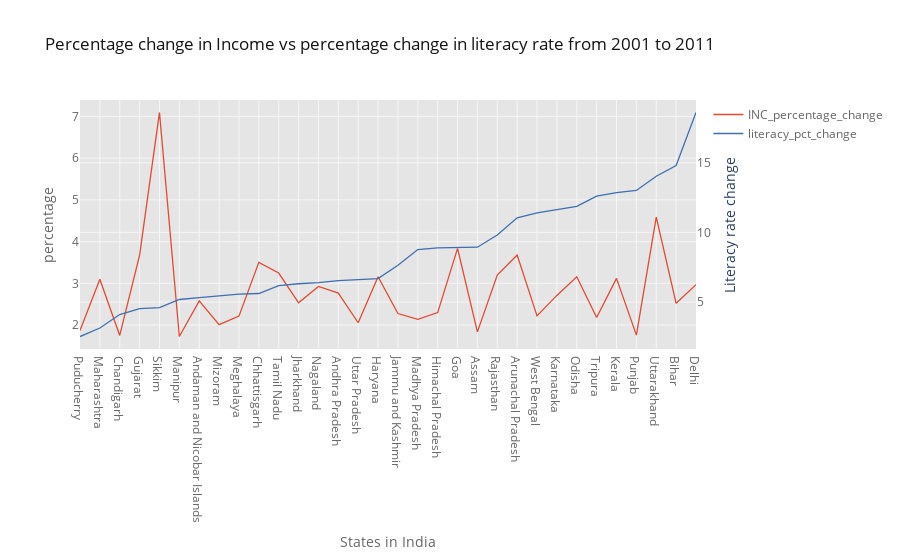

Notebook code cell kept with this figure:
### Code cell
# sorting and ploting percentage change in Literacy rate

df1.sort_values(by='literacy_pct_change').iplot(kind='line',x='States_Union Territories',y='INC_percentage_change',
                                               secondary_y='literacy_pct_change',secondary_y_title='Literacy rate change',
                                               title='Percentage change in Income vs percentage change in literacy rate from 2001 to 2011',
                                                yTitle='percentage',xTitle = 'States in India')

### Figure 1 — Plotly figure (JSON) as saved in the notebook; plotly's stock layout.template omitted (floating-point values rounded to 4 significant figures)
{"data": [{"line": {"color": "rgba(226, 74, 51, 1.0)", "dash": "solid", "shape": "linear", "width": 1.3}, "mode": "lines", "name": "INC_percentage_change", "text": "", "type": "scatter", "x": ["Puducherry", "Maharashtra", "Chandigarh", "Gujarat", "Sikkim", "Manipur", "Andaman and Nicobar Islands", "Mizoram", "Meghalaya", "Chhattisgarh", "Tamil Nadu", "Jharkhand", "Nagaland", "Andhra Pradesh", "Uttar Pradesh", "Haryana", "Jammu and Kashmir", "Madhya Pradesh", "Himachal Pradesh", "Goa", "Assam", "Rajasthan", "Arunachal Pradesh", "West Bengal", "Karnataka", "Odisha", "Tripura", "Kerala", "Punjab", "Uttarakhand", "Bihar", "Delhi"], "y": [1.866, 3.095, 1.75, 3.675, 7.094, 1.724, 2.579, 2.008, 2.214, 3.502, 3.246, 2.533, 2.924, 2.767, 2.055, 3.156, 2.275, 2.134, 2.298, 3.838, 1.837, 3.196, 3.677, 2.219, 2.71, 3.158, 2.182, 3.118, 1.758, 4.585, 2.52, 2.969]}, {"line": {"color": "rgba(62, 111, 176, 1.0)", "dash": "solid", "shape": "linear", "width": 1.3}, "mode": "lines", "name": "literacy_pct_change", "text": "", "type": "scatter", "x": ["Puducherry", "Maharashtra", "Chandigarh", "Gujarat", "Sikkim", "Manipur", "Andaman and Nicobar Islands", "Mizoram", "Meghalaya", "Chhattisgarh", "Tamil Nadu", "Jharkhand", "Nagaland", "Andhra Pradesh", "Uttar Pradesh", "Haryana", "Jammu and Kashmir", "Madhya Pradesh", "Himachal Pradesh", "Goa", "Assam", "Rajasthan", "Arunachal Pradesh", "West Bengal", "Karnataka", "Odisha", "Tripura", "Kerala", "Punjab", "Uttarakhand", "Bihar", "Delhi"], "xaxis": "x", "y": [2.53, 3.14, 4.11, 4.54, 4.61, 5.19, 5.33, 5.46, 5.58, 5.62, 6.19, 6.32, 6.4, 6.55, 6.64, 6.69, 7.64, 8.77, 8.89, 8.92, 8.94, 9.81, 11.05, 11.41, 11.64, 11.87, 12.61, 12.85, 13.01, 14.03, 14.8, 18.61], "yaxis": "y2"}], "layout": {"legend": {"bgcolor": "#FFFFFF", "font": {"color": "#666666"}}, "paper_bgcolor": "#FFFFFF", "plot_bgcolor": "#E5E5E5", "title": {"font": {"color": "#151516"}, "text": "Percentage change in Income vs percentage change in literacy rate from 2001 to 2011"}, "xaxis": {"gridcolor": "#F6F6F6", "showgrid": true, "tickfont": {"color": "#666666"}, "title": {"font": {"color": "#666666"}, "text": "States in India"}, "zerolinecolor": "#F6F6F6"}, "yaxis": {"gridcolor": "#F6F6F6", "showgrid": true, "tickfont": {"color": "#666666"}, "title": {"font": {"color": "#666666"}, "text": "percentage"}, "zerolinecolor": "#F6F6F6"}, "yaxis2": {"anchor": "x", "gridcolor": "#F6F6F6", "overlaying": "y", "showgrid": true, "side": "right", "tickfont": {"color": "#666666"}, "title": {"text": "Literacy rate change"}, "zerolinecolor": "#F6F6F6"}}}
